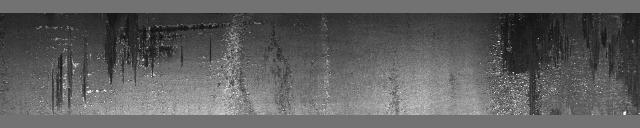
#> input picture severstal_data_anyslse/new_BGR.jpg, 640 x 128 px
$ python plot_rec.py
#> lines starting #> are read from the running program, lines starting #| are printed output that depends on the picture
# 机   构：上海海事大学
#  开发人： 朱亮
# 开发时间：2023/2/26 18:59
'''
绘图
'''
import cv2 as cv
import os

img = cv.imread('new_BGR.jpg')
#> img is the input picture: shape (128, 640, 3); min 0, max 255, mean 95.4
print(img.shape)
#| (128, 640, 3)

rec_image = cv.rectangle(img, (0, int(12.75)), (8, int(23.75)), (0, 255, 0), int(1.5))
rec1_image = cv.rectangle(rec_image, (8 + 5, int(12.75)), (26 + 5, int(32.75)), (255, 0, 0), int(1.5))
rec2_image = cv.rectangle(rec1_image, (26 + 10, int(12.75)), (36 + 10, int(54.75)), (0, 0, 255), int(1.5))
rec3_image = cv.rectangle(rec2_image, (36 + 15, int(12.75)), (44 + 15, int(110.75)), (255, 255, 0), int(1.5))
rec4_image = cv.rectangle(rec3_image, (44 + 20, int(12.75)), (60 + 20, int(109.75)), (255, 0, 255), int(1.5))
rec5_image = cv.rectangle(rec4_image, (60 + 25, int(12.75)), (118 + 25, int(41.75)), (0, 255, 255), int(1.5))
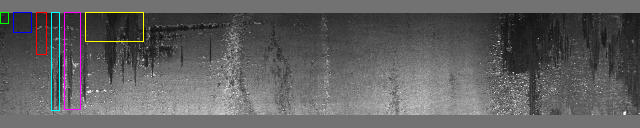
#> rec5_image: shape (128, 640, 3); mean B, G, R 96.2, 96, 96.2
rec6_image = cv.rectangle(rec5_image, (118 + 30, int(12.75)), (159 + 30, int(111.75)), (100, 0, 0), int(1.5))
rec7_image = cv.rectangle(rec6_image, (159 + 35, int(12.75)), (269 + 35, int(84.75)), (0, 100, 0), int(1.5))
rec8_image = cv.rectangle(rec7_image, (269 + 40, int(12.75)), (571 + 40, int(52.75)), (0, 0, 100), int(1.5))
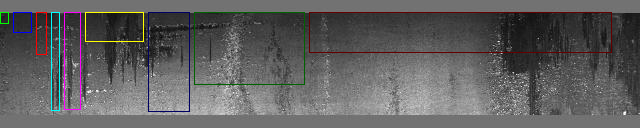
#> rec8_image: shape (128, 640, 3); mean B, G, R 95, 94.8, 95.4
cv.imshow('rec', rec8_image)
cv.waitKey(0)
cv.imwrite('Kmeans++.png', rec8_image)
